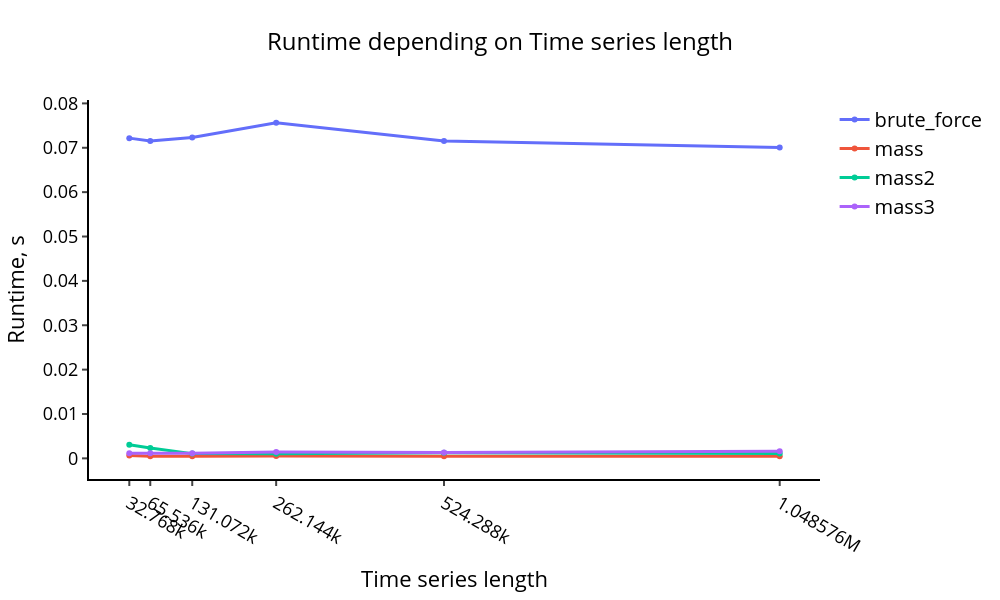

Write notebook code for a chart like this one.
### Code cell
comparison_param = np.array(algorithms)

visualize_plot_times(times_exp1, comparison_param, exp1_params)

### Figure 1 — Plotly figure (JSON) as saved in the notebook; plotly's stock layout.template omitted (floating-point values rounded to 4 significant figures)
{"data": [{"line": {"width": 3}, "name": "brute_force", "type": "scatter", "x": [32768, 65536, 131072, 262144, 524288, 1048576], "y": [0.07217, 0.07151, 0.07232, 0.07565, 0.07153, 0.07005]}, {"line": {"width": 3}, "name": "mass", "type": "scatter", "x": [32768, 65536, 131072, 262144, 524288, 1048576], "y": [0.0006348, 0.0004635, 0.0004673, 0.0005309, 0.00047, 0.0004637]}, {"line": {"width": 3}, "name": "mass2", "type": "scatter", "x": [32768, 65536, 131072, 262144, 524288, 1048576], "y": [0.003081, 0.002319, 0.001067, 0.001065, 0.001252, 0.001084]}, {"line": {"width": 3}, "name": "mass3", "type": "scatter", "x": [32768, 65536, 131072, 262144, 524288, 1048576], "y": [0.001158, 0.001153, 0.001142, 0.001405, 0.001304, 0.001612]}], "layout": {"height": 600, "legend": {"font": {"color": "black", "size": 20}}, "paper_bgcolor": "rgba(0, 0, 0, 0)", "plot_bgcolor": "rgba(0, 0, 0, 0)", "title": {"font": {"color": "black", "size": 24}, "text": "Runtime depending on Time series length", "x": 0.5, "xanchor": "center"}, "width": 1000, "xaxis": {"autorange": true, "linecolor": "#000", "linewidth": 2, "range": [-30180.0, 1112000.0], "showgrid": false, "tickfont": {"color": "black", "size": 18}, "ticks": "outside", "tickvals": [32768, 65536, 131072, 262144, 524288, 1048576], "tickwidth": 2, "title": {"font": {"color": "black", "size": 22}, "text": "Time series length"}, "type": "linear"}, "yaxis": {"autorange": true, "linecolor": "#000", "linewidth": 2, "range": [-0.004655, 0.08077], "showgrid": false, "tickfont": {"color": "black", "size": 18}, "ticks": "outside", "tickwidth": 2, "title": {"font": {"color": "black", "size": 22}, "text": "Runtime, s"}, "type": "linear", "zeroline": false}}}
